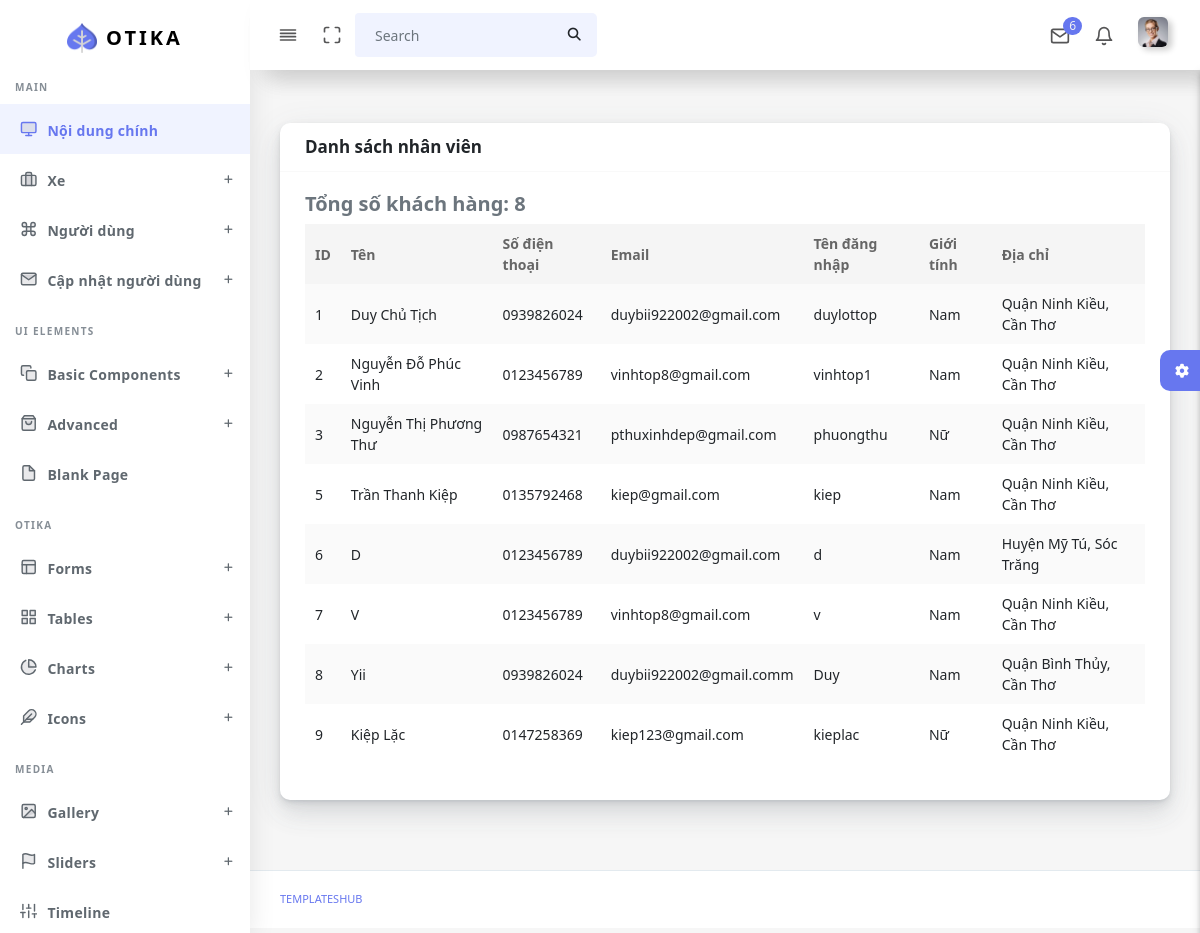
Before: /admin/thongtinkhachhang.php with the older database file.
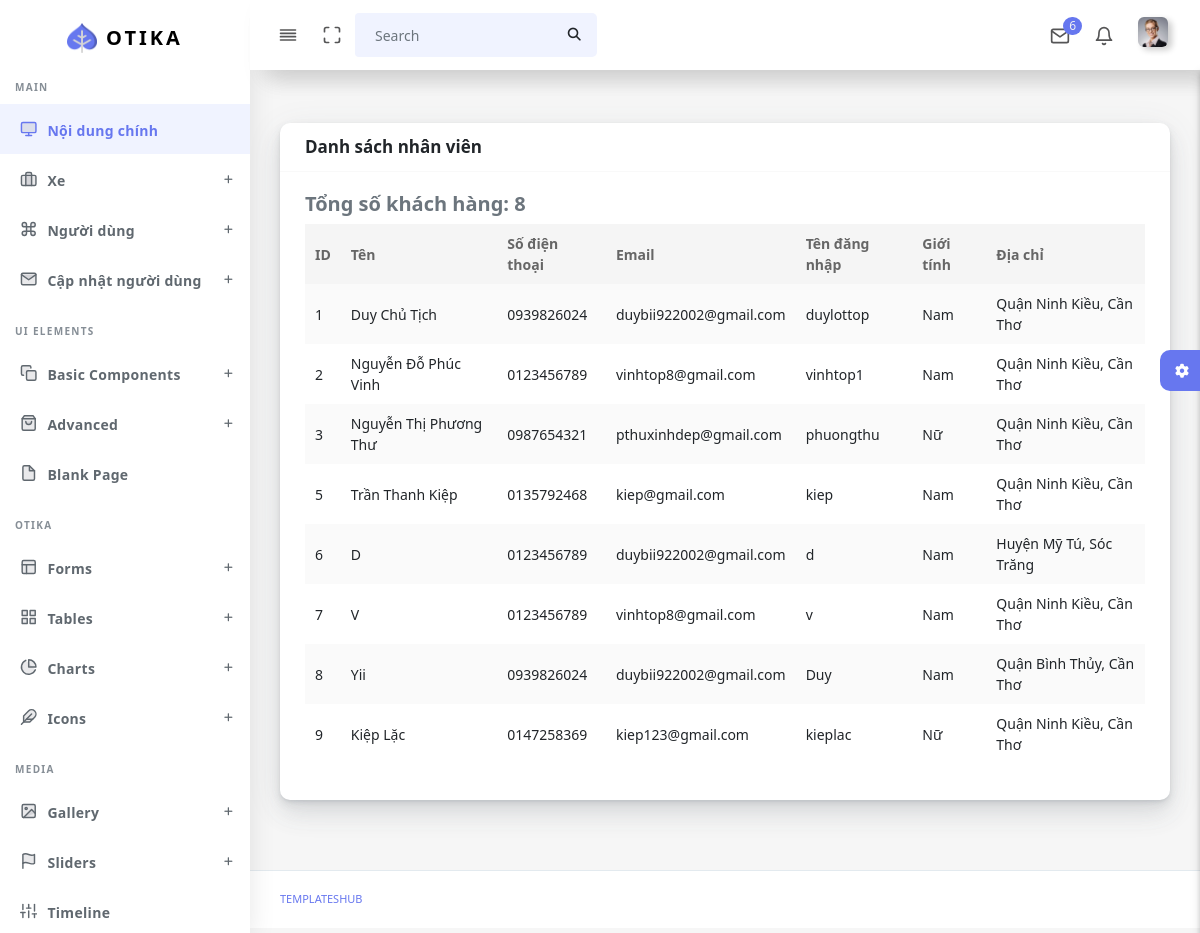
After: the same page with the newer database file.
### tables this page shows
CREATE TABLE `khachhang` (
  `KH_MA` int(11) NOT NULL,
  `QH_MA` int(11) NOT NULL,
  `KH_TEN` varchar(50) NOT NULL,
  `KH_SDT` varchar(10) NOT NULL,
  `KH_EMAIL` varchar(30) NOT NULL,
  `KH_USERNAME` varchar(30) NOT NULL,
  `KH_PASSWORD` varchar(100) NOT NULL,
  `KH_GIOITINH` tinyint(1) NOT NULL
);

### admin/thongtinkhachhang.php (the view, shortened to what the changed rows need)
<!DOCTYPE html>
<html lang="en">
<?php
  include("connect.php");
  include('head.php');
?>
<body>
  <div id="app">
    <div class="main-wrapper main-wrapper-1">
      <div class="main-content">
        <section class="section">
          <div class="section-body">
            <div class="row">
            <div class="col-12">
        <div class="card">
            <div class="card-body">
    <div class="table-responsive">
        <table class="table table-striped table-hover" id="tableExport" style="width:100%;">
            <thead>
                <tr><th>ID</th>
                    <th>Tên</th>
                    <th>Số điện thoại</th>
                    <th>Email</th>
                    <th>Tên đăng nhập</th>
                    <th>Giới tính</th>
                    <th>Địa chỉ</th>
                </tr>
            </thead>
            <tbody>
            <?php
                                            $sql = "SELECT kh.kh_ma, kh.kh_ten, kh.kh_sdt, kh.kh_email, kh.kh_username, kh.kh_gioitinh, CONCAT(qh.qh_ten, ', ', tp.TP_TEN) AS dia_chi
                                            FROM khachhang kh
                                            LEFT JOIN quanhuyen qh ON kh.qh_ma = qh.qh_ma
                                            LEFT JOIN thanhpho tp ON qh.TP_MA = tp.TP_MA";
                                            $result = $conn->query($sql);
                                            if ($result->num_rows > 0) {
                                                while ($row = $result->fetch_assoc()) {
                                                    echo "<tr>";
                                                    echo "<td>" . $row["kh_ma"] . "</td>";
                                                    echo "<td>" . $row["kh_ten"] . "</td>";
                                                    echo "<td>" . $row["kh_sdt"] . "</td>";
                                                    echo "<td>" . $row["kh_email"] . "</td>";
                                                    echo "<td>" . $row["kh_username"] . "</td>";
                                                    echo "<td>";
                                                    if ($row["kh_gioitinh"] == 1) {
                                                        echo "Nam";
                                                    } elseif ($row["kh_gioitinh"] == 0) {
                                                        echo "Nữ";
                                                    } else {
                                                        echo "Không xác định";
                                                    }
                                                    echo "</td>";
                                                    echo "<td>" . $row["dia_chi"] . "</td>";
                                                    echo "</tr>";
                                                }
                                            } else {
                                                echo "Không có dữ liệu khách hàng.";
                                            }
                                            ?>
            </tbody>
        </table>
    </div>
</div>
        </div>
    </div>
            </div>
          </div>
        </section>
      </div>
    </div>
  </div>
</body>
</html>

Changed rows visible on the page:
changed khachhang "Yii": KH_EMAIL "duybii922002@gmail.comm" → "duybii922002@gmail.com"
